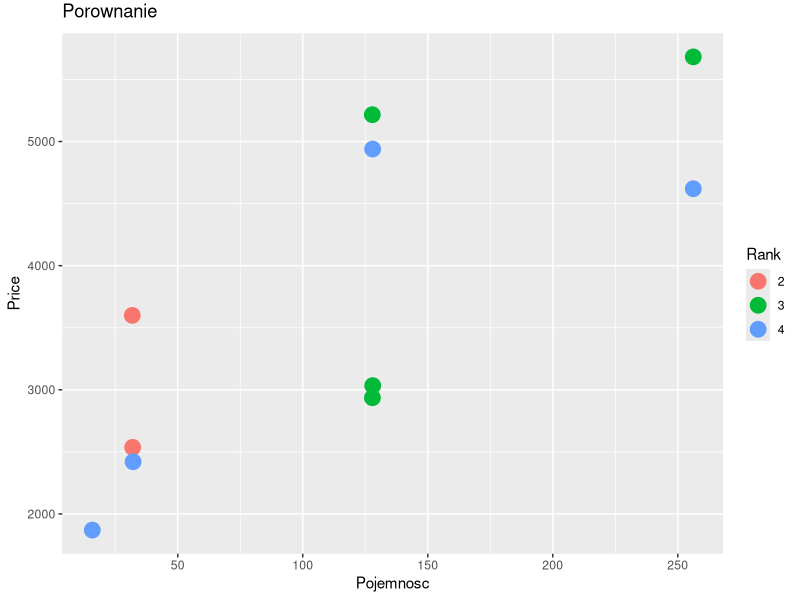

Generate this figure with R:
library("ggplot2")

df <- as.data.frame(matrix(c(7.9, 7.9, 7.9, 9.7, 7.9, 12.9, 12.9, 9.7, 12.9, 7.9,
                             32, 32, 128, 32, 128, 128, 128, 256, 256, 16,
                             2, 2, 2, 2, 2, 4, 4, 2, 4, 2,
                             2499, 2399, 2899, 3599, 2999, 4949, 5199, 4599, 5699, 1869), 10, 4))
labels <- c("1", "2", "3", "4", "5")
result <- c(2, 4, 3, 2, 3, 4, 3, 4, 3, 4)
factors <- factor(result, labels)
df <- cbind(df, factors)
colnames(df) <- c("Wyswietlacz", "Pojemnosc", "RAM", "Price", "Rank")

stripchart <- ggplot(df, aes(Pojemnosc, Price, col = factor(Rank))) + geom_jitter(position = position_jitter(width = 0.2), size=5)
stripchart <- stripchart + ylab("Price") + xlab("Pojemnosc") + labs(colour = "Rank")
stripchart <- stripchart + ggtitle("Porownanie") + theme(plot.title = element_text(vjust =+ 2))
stripchart
